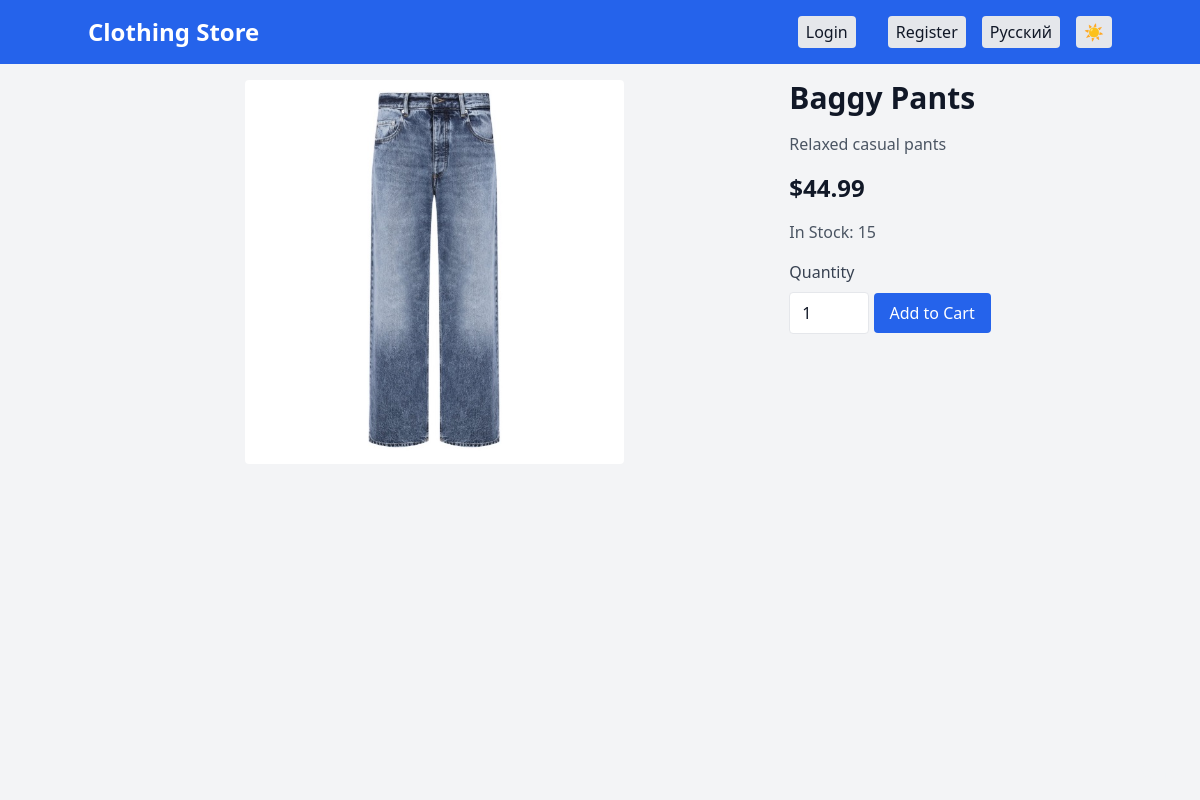
The app's page /product/2, older data.
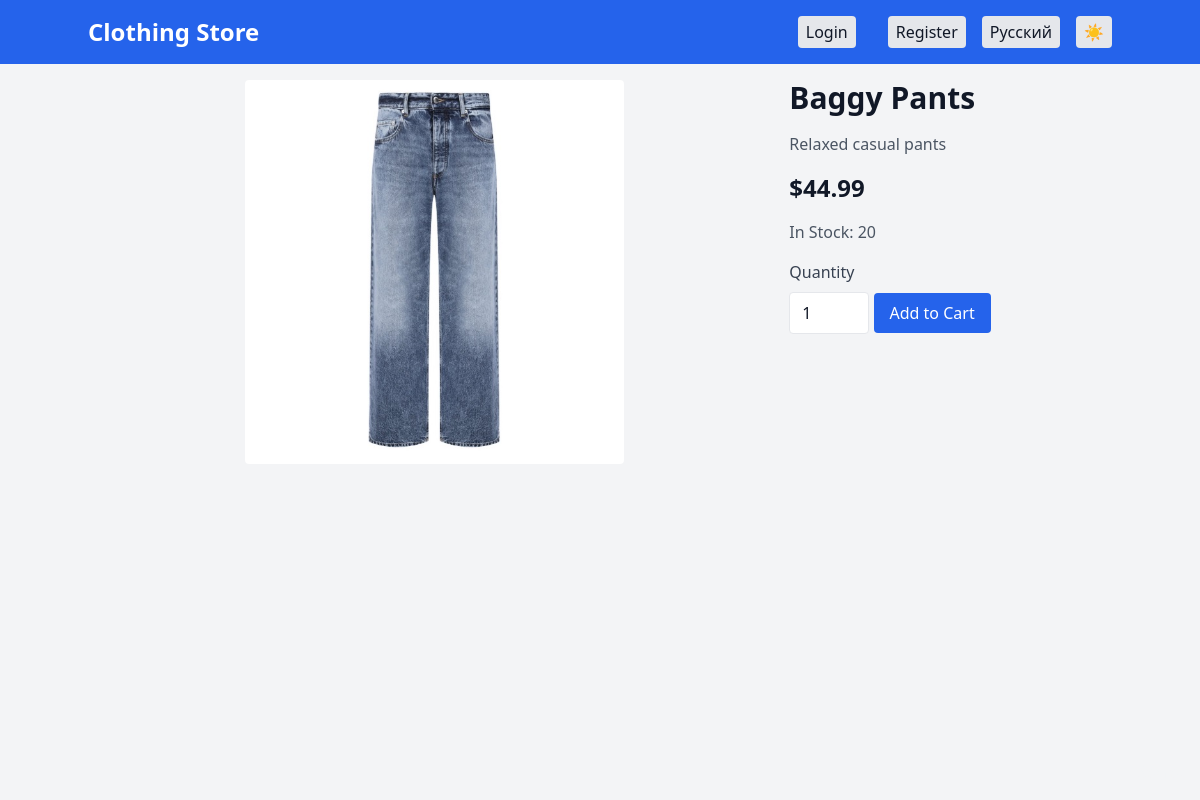
The same page, newer data.
### server.py (models this page shows)
class Product(db.Model):
    id = db.Column(db.Integer, primary_key=True)
    name_en = db.Column(db.String(120), nullable=False)
    name_ru = db.Column(db.String(120), nullable=False)
    price = db.Column(db.Float, nullable=False)
    description_en = db.Column(db.Text, nullable=True)
    description_ru = db.Column(db.Text, nullable=True)
    image = db.Column(db.String(120), nullable=True)
    stock = db.Column(db.Integer, nullable=False, default=0)
    restock_time = db.Column(db.DateTime(timezone=True), nullable=True)

### server.py (the view)
@app.route('/product/<int:product_id>')
def product_detail(product_id):
    lang = session.get('lang', 'en')
    product = Product.query.get_or_404(product_id)
    return render_template('product.html', product=product, t=translations[lang], lang=lang)

### templates/product.html
{% extends 'base.html' %}
{% block content %}
    <div class="flex flex-col md:flex-row gap-6">
        <div class="relative w-full md:w-2/3 h-96 flex items-center justify-center">
            <img src="{{ url_for('static', filename='images/' + product.image) if product.image and product.image in ['Baggy_Jeans.jpg', 'Baggy_pants.jpg', 'Bandana_T-shirt.jpg', 'Black_T-shirt.jpg', 'BLG_T-shirt.jpg', 'Blue_T-shirt.jpg', 'Cargo_pants.jpg', 'Fashion_boots.jpg', 'Fashion_sneakers.jpg', 'Fashion_t-shirt.jpg', 'Fashionable_T-shirt.jpg', 'Glitter_t-shirt.jpg', 'Gray_sweater.jpg', 'Green_T-shirt.jpg', 'Jeans1.jpg', 'jungle_t-shirt.jpg', 'polo.jpg', 'Red_sneakers.jpg', 'Running_sneakers.jpg', 'Spotted_pants.jpg', 'Sweater.jpg', 'Torn_bt-shirt.jpg', 'Torn_t-shirt.jpg', 'trousers.jpg', 'T-shirt.jpg', 'T-shirt_w_print.jpg', 'turquoise_t-shirt.jpg', 'W_T-shirt.jpg', 'White_boots.jpg'] else 'https://via.placeholder.com/300' }}" alt="{{ product.name_en if lang == 'en' else product.name_ru }}" class="max-h-full max-w-full object-contain rounded">
        </div>
        <div>
            <h1 class="text-3xl font-bold mb-4">{{ product.name_en if lang == 'en' else product.name_ru }}</h1>
            <p class="text-gray-600 dark:text-gray-300 mb-4">{{ product.description_en if lang == 'en' else product.description_ru }}</p>
            <p class="text-2xl font-bold mb-4">${{ "%.2f" % product.price }}</p>
            <p class="text-gray-600 dark:text-gray-300 mb-4">{{ t.stock.format(product.stock) }}</p>
            {% if product.stock > 0 %}
                <form method="POST" action="{{ url_for('add_to_cart', product_id=product.id) }}">
                    <label for="quantity" class="block text-gray-700 dark:text-gray-300 mb-2">{{ t.quantity }}</label>
                    <input type="number" name="quantity" id="quantity" value="1" min="1" max="{{ product.stock }}" class="w-20 border rounded px-3 py-2 mb-4 bg-white dark:bg-gray-700 text-gray-900 dark:text-gray-100">
                    <button type="submit" class="bg-blue-600 dark:bg-blue-700 text-white px-4 py-2 rounded hover:bg-blue-700 dark:hover:bg-blue-600">{{ t.add_to_cart }}</button>
                </form>
            {% else %}
                <p class="text-red-600 dark:text-red-400">{{ t.out_of_stock }}</p>
            {% endif %}
        </div>
    </div>
{% endblock %}

### templates/base.html (shortened to what this page needs)
<!DOCTYPE html>
<html lang="{{ lang }}">
<head>
    <script src="https://cdn.tailwindcss.com"></script>
</head>
<body class="bg-gray-100 dark:bg-gray-800 text-gray-900 dark:text-gray-100 transition-colors duration-300">
    <nav class="bg-blue-600 dark:bg-blue-800 text-white p-4">
        <div class="container mx-auto flex justify-between items-center">
            <a href="{{ url_for('index') }}" class="text-2xl font-bold">{{ t.title }}</a>
            <div class="flex items-center space-x-4">
                {% if session.username %}
                    <span class="mr-4">{{ t.welcome.format(session.username) }}</span>
                    <a href="{{ url_for('cart') }}" class="mr-4 px-2 py-1 bg-gray-200 dark:bg-gray-700 text-gray-900 dark:text-gray-100 rounded">{{ t.cart }}</a>
                    <a href="{{ url_for('orders') }}" class="mr-4 px-2 py-1 bg-gray-200 dark:bg-gray-700 text-gray-900 dark:text-gray-100 rounded">{{ t.orders }}</a>
                    <a href="{{ url_for('logout') }}" class="px-2 py-1 bg-gray-200 dark:bg-gray-700 text-gray-900 dark:text-gray-100 rounded">{{ t.logout }}</a>
                {% else %}
                    <a href="{{ url_for('login') }}" class="mr-4 px-2 py-1 bg-gray-200 dark:bg-gray-700 text-gray-900 dark:text-gray-100 rounded">{{ t.login }}</a>
                    <a href="{{ url_for('register') }}" class="px-2 py-1 bg-gray-200 dark:bg-gray-700 text-gray-900 dark:text-gray-100 rounded">{{ t.register }}</a>
                {% endif %}
                <a href="{{ url_for('set_language', lang='ru' if lang == 'en' else 'en') }}"
                   class="px-2 py-1 bg-gray-200 dark:bg-gray-700 text-gray-900 dark:text-gray-100 rounded">
                   {{ t.language }}
                </a>
                <button id="theme-toggle"
                        onclick="toggleTheme()"
                        class="px-2 py-1 bg-gray-200 dark:bg-gray-700 text-gray-900 dark:text-gray-100 rounded">
                </button>
            </div>
        </div>
    </nav>
    <div class="container mx-auto p-4">
        {% block content %}{% endblock %}
    </div>
    <div class="fixed bottom-4 right-4">
        <button id="easter-egg-button" class="text-gray-100 dark:text-gray-800 hover:text-blue-600 dark:hover:text-blue-400 transition-colors duration-300">
        </button>
    </div>
</body>
</html>

Row changes from the older to the newer data that the page shows:
changed Product "Baggy Pants": stock.format "In Stock: 15" → "In Stock: 20"
